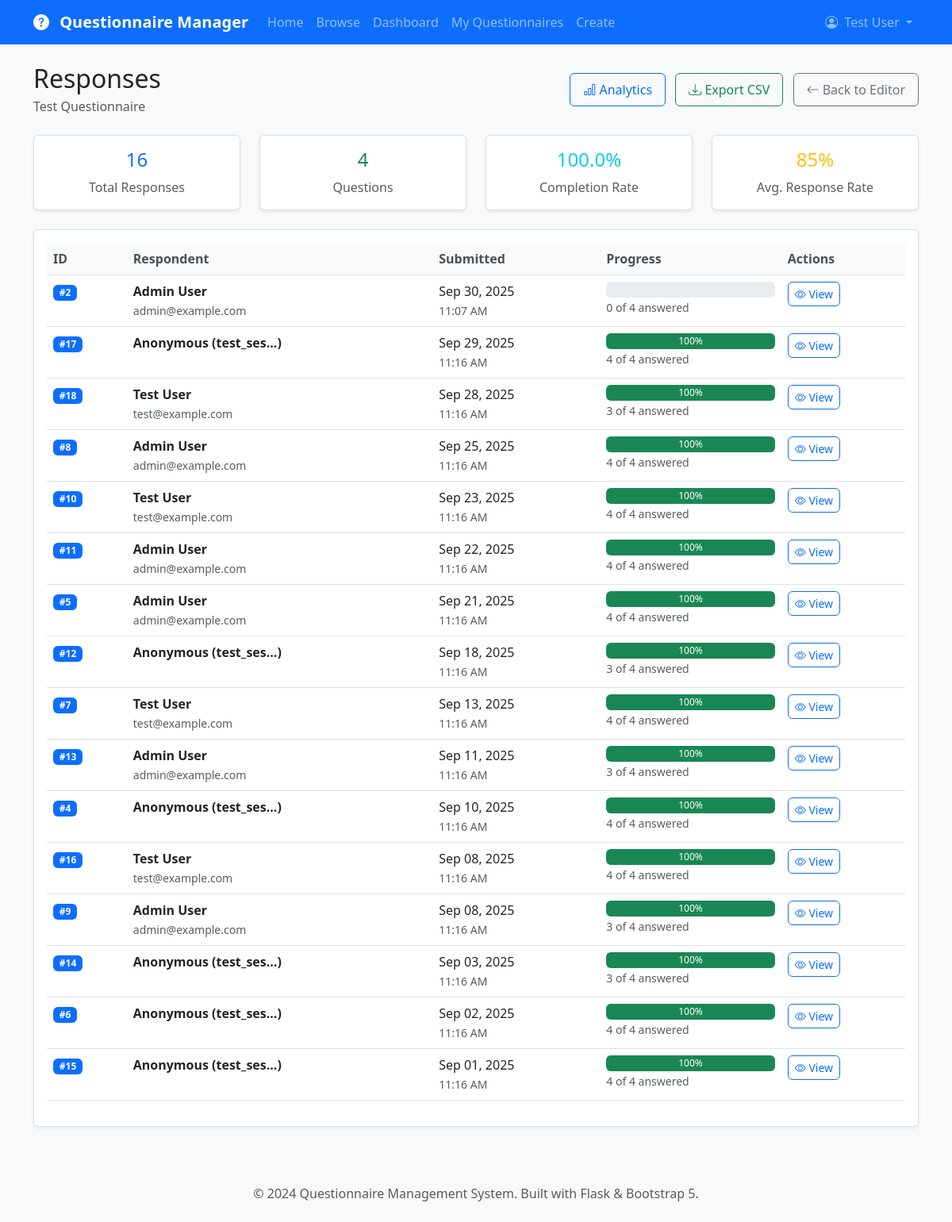
/questionnaire/2/responses (signed in), run on the app's committed database.
### app/models.py (models this page shows, shortened)
class User(UserMixin, db.Model):
    __tablename__ = 'users'
    id = db.Column(db.Integer, primary_key=True)
    username = db.Column(db.String(64), index=True, unique=True, nullable=False)
    email = db.Column(db.String(120), index=True, unique=True, nullable=False)
    password_hash = db.Column(db.String(128))
    first_name = db.Column(db.String(64))
    last_name = db.Column(db.String(64))
    role = db.Column(db.String(20), default='user')  # user, admin
    is_active = db.Column(db.Boolean, default=True)
    created_at = db.Column(db.DateTime, index=True, default=datetime.utcnow)
    last_login = db.Column(db.DateTime)
    created_questionnaires = db.relationship('Questionnaire', foreign_keys='Questionnaire.creator_id',
                                           backref='creator', lazy='dynamic', cascade='all, delete-orphan')
    responses = db.relationship('Response', backref='user', lazy='dynamic', cascade='all, delete-orphan')
    def get_full_name(self):
        if self.first_name and self.last_name:
            return f"{self.first_name} {self.last_name}"
        return self.username
    def is_admin(self):
        return self.role == 'admin'

class Questionnaire(db.Model):
    __tablename__ = 'questionnaires'
    id = db.Column(db.Integer, primary_key=True)
    title = db.Column(db.String(200), nullable=False)
    description = db.Column(db.Text)
    creator_id = db.Column(db.Integer, db.ForeignKey('users.id'), nullable=False)
    is_active = db.Column(db.Boolean, default=True)
    allow_anonymous = db.Column(db.Boolean, default=False)
    multiple_submissions = db.Column(db.Boolean, default=False)
    created_at = db.Column(db.DateTime, index=True, default=datetime.utcnow)
    updated_at = db.Column(db.DateTime, default=datetime.utcnow, onupdate=datetime.utcnow)
    questions = db.relationship('Question', backref='questionnaire', lazy='dynamic',
                              cascade='all, delete-orphan', order_by='Question.order')
    responses = db.relationship('Response', backref='questionnaire', lazy='dynamic',
                              cascade='all, delete-orphan')
    def get_completion_rate(self):
        total = self.responses.count()
        completed = self.responses.filter_by(is_complete=True).count()
        return (completed / total * 100) if total > 0 else 0
    def get_question_count(self):
        return self.questions.count()

class Response(db.Model):
    __tablename__ = 'responses'
    id = db.Column(db.Integer, primary_key=True)
    questionnaire_id = db.Column(db.Integer, db.ForeignKey('questionnaires.id'), nullable=False)
    user_id = db.Column(db.Integer, db.ForeignKey('users.id'), nullable=True)  # Nullable for anonymous
    session_id = db.Column(db.String(255))  # For anonymous users
    is_complete = db.Column(db.Boolean, default=False)
    submitted_at = db.Column(db.DateTime, index=True, default=datetime.utcnow)
    updated_at = db.Column(db.DateTime, default=datetime.utcnow, onupdate=datetime.utcnow)
    answers = db.relationship('Answer', backref='response', lazy='dynamic', cascade='all, delete-orphan')
    def get_progress_percentage(self):
        total_questions = self.questionnaire.questions.filter_by(is_required=True).count()
        answered_questions = self.answers.join(Question).filter(Question.is_required == True).count()
        return (answered_questions / total_questions * 100) if total_questions > 0 else 0
    def get_respondent_name(self):
        if self.user:
            return self.user.get_full_name()
        return f"Anonymous ({self.session_id[:8]}...)" if self.session_id else "Anonymous"

### app/main/routes.py (the view)
@bp.route('/questionnaire/<int:id>/responses')
@login_required
def questionnaire_responses(id):
    questionnaire = Questionnaire.query.get_or_404(id)
    if questionnaire.creator != current_user and not current_user.is_admin():
        flash('You do not have permission to view responses for this questionnaire.', 'danger')
        return redirect(url_for('main.questionnaires'))
    page = request.args.get('page', 1, type=int)
    responses = questionnaire.responses.filter_by(is_complete=True).order_by(
        desc(Response.submitted_at)
    ).paginate(
        page=page,
        per_page=current_app.config['RESPONSES_PER_PAGE'],
        error_out=False
    )
    return render_template('main/questionnaire_responses.html',
                         title=f'Responses - {questionnaire.title}',
                         questionnaire=questionnaire,
                         responses=responses)

### app/models.py (called while the page is built)
@login_manager.user_loader
def load_user(user_id):
    return User.query.get(int(user_id))

### app/templates/main/questionnaire_responses.html (shortened to what this page needs)
{% extends "base.html" %}
{% block content %}
<div class="d-flex justify-content-between align-items-center mb-4">
    <div>
        <h2 class="mb-1">Responses</h2>
        <p class="text-muted mb-0">{{ questionnaire.title }}</p>
    </div>
    <div>
        <a href="{{ url_for('main.questionnaire_analytics', id=questionnaire.id) }}" class="btn btn-outline-primary me-2">
            <i class="bi bi-bar-chart"></i> Analytics
        </a>
        <a href="{{ url_for('main.export_questionnaire_data', id=questionnaire.id) }}" class="btn btn-outline-success me-2">
            <i class="bi bi-download"></i> Export CSV
        </a>
        <a href="{{ url_for('main.edit_questionnaire', id=questionnaire.id) }}" class="btn btn-outline-secondary">
            <i class="bi bi-arrow-left"></i> Back to Editor
        </a>
    </div>
</div>
<div class="row mb-4">
    <div class="col-md-3">
        <div class="card text-center">
            <div class="card-body">
                <h4 class="text-primary">{{ responses.total }}</h4>
                <p class="card-text text-muted">Total Responses</p>
            </div>
        </div>
    </div>
    <div class="col-md-3">
        <div class="card text-center">
            <div class="card-body">
                <h4 class="text-success">{{ questionnaire.get_question_count() }}</h4>
                <p class="card-text text-muted">Questions</p>
            </div>
        </div>
    </div>
    <div class="col-md-3">
        <div class="card text-center">
            <div class="card-body">
                <h4 class="text-info">{{ "%.1f"|format(questionnaire.get_completion_rate()) }}%</h4>
                <p class="card-text text-muted">Completion Rate</p>
            </div>
        </div>
    </div>
    <div class="col-md-3">
        <div class="card text-center">
            <div class="card-body">
                <h4 class="text-warning">
                    {% if responses.total > 0 %}
                        85%
                    {% else %}
                        0%
                    {% endif %}
                </h4>
                <p class="card-text text-muted">Avg. Response Rate</p>
            </div>
        </div>
    </div>
</div>
<div class="card">
    <div class="card-body">
        {% if responses.items %}
            <div class="table-responsive">
                <table class="table table-hover">
                    <thead class="table-light">
                        <tr>
                            <th>ID</th>
                            <th>Respondent</th>
                            <th>Submitted</th>
                            <th>Progress</th>
                            <th>Actions</th>
                        </tr>
                    </thead>
                    <tbody>
                        {% for response in responses.items %}
                            <tr>
                                <td>
                                    <span class="badge bg-primary">#{{ response.id }}</span>
                                </td>
                                <td>
                                    <div>
                                        <strong>{{ response.get_respondent_name() }}</strong>
                                        {% if response.user %}
                                            <br><small class="text-muted">{{ response.user.email }}</small>
                                        {% endif %}
                                    </div>
                                </td>
                                <td>
                                    <div>
                                        {{ response.submitted_at.strftime('%b %d, %Y') }}
                                        <br><small class="text-muted">{{ response.submitted_at.strftime('%I:%M %p') }}</small>
                                    </div>
                                </td>
                                <td>
                                    {% set progress = response.get_progress_percentage() %}
                                    <div class="progress" style="height: 20px;">
                                        <div class="progress-bar bg-success"
                                             style="width: {{ progress }}%">
                                            {{ "%.0f"|format(progress) }}%
                                        </div>
                                    </div>
                                    <small class="text-muted">
                                        {{ response.answers.count() }} of {{ questionnaire.get_question_count() }} answered
                                    </small>
                                </td>
                                <td>
                                    <button class="btn btn-outline-primary btn-sm"
                                            onclick="viewResponse({{ response.id }})">
                                        <i class="bi bi-eye"></i> View
                                    </button>
                                </td>
                            </tr>
                        {% endfor %}
                    </tbody>
                </table>
            </div>
        {% endif %}
    </div>
</div>
{% endblock %}

### app/templates/base.html (shortened to what this page needs)
<!DOCTYPE html>
<html lang="en">
<head>
    <link href="https://cdn.jsdelivr.net/npm/bootstrap@5.3.0/dist/css/bootstrap.min.css" rel="stylesheet">
    <link rel="stylesheet" href="https://cdn.jsdelivr.net/npm/bootstrap-icons@1.10.0/font/bootstrap-icons.css">
    <link href="{{ url_for('static', filename='css/custom.css') }}" rel="stylesheet">
</head>
<body>
    <nav class="navbar navbar-expand-lg navbar-dark bg-primary">
        <div class="container">
            <a class="navbar-brand" href="{{ url_for('main.index') }}">
                <i class="bi bi-question-circle-fill me-2"></i>
                Questionnaire Manager
            </a>
            <div class="collapse navbar-collapse" id="navbarNav">
                <ul class="navbar-nav me-auto">
                    <li class="nav-item">
                        <a class="nav-link" href="{{ url_for('main.index') }}">Home</a>
                    </li>
                    <li class="nav-item">
                        <a class="nav-link" href="{{ url_for('main.questionnaires') }}">Browse</a>
                    </li>
                    {% if current_user.is_authenticated %}
                        <li class="nav-item">
                            <a class="nav-link" href="{{ url_for('main.dashboard') }}">Dashboard</a>
                        </li>
                        <li class="nav-item">
                            <a class="nav-link" href="{{ url_for('main.my_questionnaires') }}">My Questionnaires</a>
                        </li>
                        <li class="nav-item">
                            <a class="nav-link" href="{{ url_for('main.create_questionnaire') }}">Create</a>
                        </li>
                    {% endif %}
                </ul>
                <ul class="navbar-nav">
                    {% if current_user.is_authenticated %}
                        <li class="nav-item dropdown">
                            <a class="nav-link dropdown-toggle" href="#" role="button" data-bs-toggle="dropdown">
                                <i class="bi bi-person-circle me-1"></i>
                                {{ current_user.get_full_name() }}
                            </a>
                        </li>
                    {% endif %}
                </ul>
            </div>
        </div>
    </nav>
    <main class="container mt-4">
        {% block content %}{% endblock %}
    </main>
    <footer class="bg-light text-center py-4 mt-5">
        <div class="container">
            <p class="text-muted mb-0">
                &copy; 2024 Questionnaire Management System.
                Built with Flask & Bootstrap 5.
            </p>
        </div>
    </footer>
</body>
</html>

### app/static/css/custom.css (style rules this page uses)
:root { --primary-color: #0d6efd; --secondary-color: #6c757d; --success-color: #198754; --danger-color: #dc3545; --warning-color: #ffc107; --info-color: #0dcaf0; }
body { font-family: 'Segoe UI', Tahoma, Geneva, Verdana, sans-serif; background-color: #f8f9fa; }
.navbar-brand { font-weight: 600; }
.card { box-shadow: 0 0.125rem 0.25rem rgba(0, 0, 0, 0.075); border: 1px solid rgba(0, 0, 0, 0.125); transition: box-shadow 0.15s ease-in-out; }
.progress { height: 0.5rem; }
.btn { border-radius: 0.375rem; font-weight: 500; padding: 0.5rem 1rem; transition: all 0.15s ease-in-out; }
.btn-sm { padding: 0.25rem 0.5rem; font-size: 0.875rem; }
.table { background-color: white; }
.table th { background-color: #f8f9fa; border-top: none; font-weight: 600; color: #495057; }

### data on the page
User: get_full_name "Test User"
Questionnaire: title "Test Questionnaire"
Response: id "2", get_respondent_name "Admin User", user.email "admin@example.com", submitted_at "Sep 30, 2025", submitted_at "11:07 AM", answers.count "0", get_question_count "4"
Response: id "17", get_respondent_name "Anonymous (test_ses...)", submitted_at "Sep 29, 2025", submitted_at "11:16 AM", {{ progress }} 100.0 (drawn), progress "100", answers.count "4", get_question_count "4"
Response: id "18", get_respondent_name "Test User", user.email "test@example.com", submitted_at "Sep 28, 2025", submitted_at "11:16 AM", {{ progress }} 100.0 (drawn), progress "100", answers.count "3", get_question_count "4"
Response: id "8", get_respondent_name "Admin User", user.email "admin@example.com", submitted_at "Sep 25, 2025", submitted_at "11:16 AM", {{ progress }} 100.0 (drawn), progress "100", answers.count "4", get_question_count "4"
Response: id "10", get_respondent_name "Test User", user.email "test@example.com", submitted_at "Sep 23, 2025", submitted_at "11:16 AM", {{ progress }} 100.0 (drawn), progress "100", answers.count "4", get_question_count "4"
Response: id "11", get_respondent_name "Admin User", user.email "admin@example.com", submitted_at "Sep 22, 2025", submitted_at "11:16 AM", {{ progress }} 100.0 (drawn), progress "100", answers.count "4", get_question_count "4"
Response: id "5", get_respondent_name "Admin User", user.email "admin@example.com", submitted_at "Sep 21, 2025", submitted_at "11:16 AM", {{ progress }} 100.0 (drawn), progress "100", answers.count "4", get_question_count "4"
Response: id "12", get_respondent_name "Anonymous (test_ses...)", submitted_at "Sep 18, 2025", submitted_at "11:16 AM", {{ progress }} 100.0 (drawn), progress "100", answers.count "3", get_question_count "4"
Response: id "7", get_respondent_name "Test User", user.email "test@example.com", submitted_at "Sep 13, 2025", submitted_at "11:16 AM", {{ progress }} 100.0 (drawn), progress "100", answers.count "4", get_question_count "4"
Response: id "13", get_respondent_name "Admin User", user.email "admin@example.com", submitted_at "Sep 11, 2025", submitted_at "11:16 AM", {{ progress }} 100.0 (drawn), progress "100", answers.count "3", get_question_count "4"
Response: id "4", get_respondent_name "Anonymous (test_ses...)", submitted_at "Sep 10, 2025", submitted_at "11:16 AM", {{ progress }} 100.0 (drawn), progress "100", answers.count "4", get_question_count "4"
Response: id "16", get_respondent_name "Test User", user.email "test@example.com", submitted_at "Sep 08, 2025", submitted_at "11:16 AM", {{ progress }} 100.0 (drawn), progress "100", answers.count "4", get_question_count "4"
Response: id "9", get_respondent_name "Admin User", user.email "admin@example.com", submitted_at "Sep 08, 2025", submitted_at "11:16 AM", {{ progress }} 100.0 (drawn), progress "100", answers.count "3", get_question_count "4"
Response: id "14", get_respondent_name "Anonymous (test_ses...)", submitted_at "Sep 03, 2025", submitted_at "11:16 AM", {{ progress }} 100.0 (drawn), progress "100", answers.count "3", get_question_count "4"
Response: id "6", get_respondent_name "Anonymous (test_ses...)", submitted_at "Sep 02, 2025", submitted_at "11:16 AM", {{ progress }} 100.0 (drawn), progress "100", answers.count "4", get_question_count "4"
Response: id "15", get_respondent_name "Anonymous (test_ses...)", submitted_at "Sep 01, 2025", submitted_at "11:16 AM", {{ progress }} 100.0 (drawn), progress "100", answers.count "4", get_question_count "4"

### other printed values
{{ responses.total }} "16"
{{ questionnaire.get_question_count() }} "4"
{{ "%.1f"|format(questionnaire.get_completion_rate()) }} "100.0"
